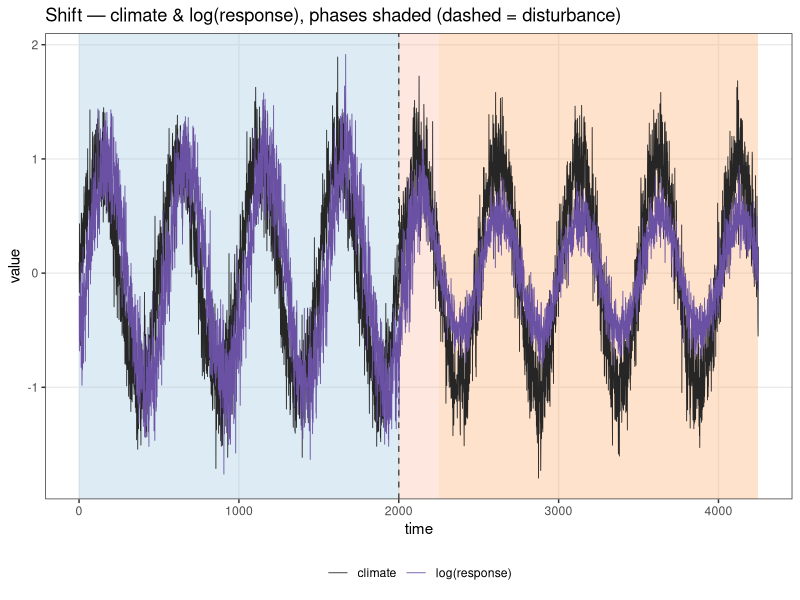
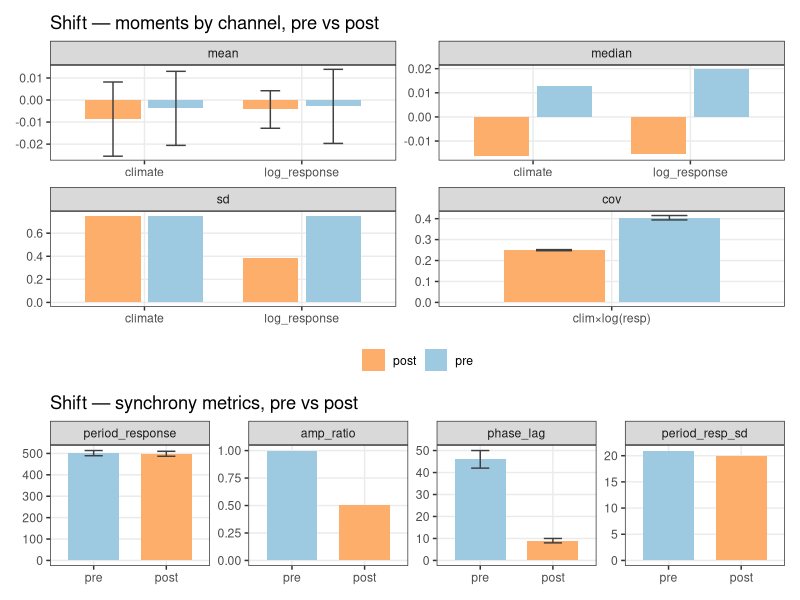
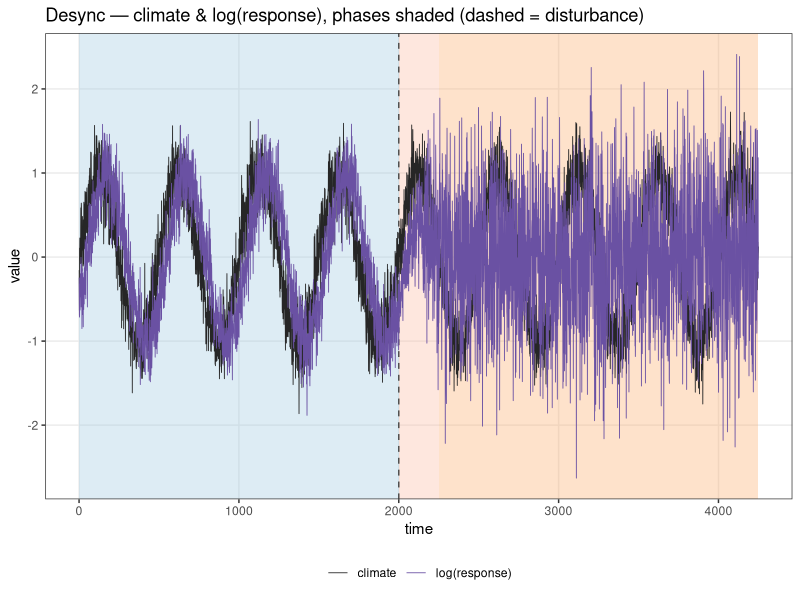
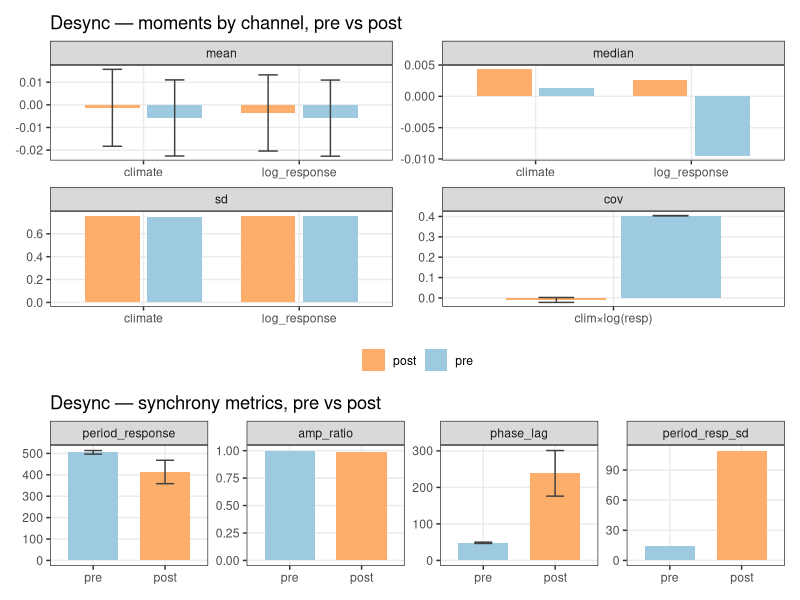
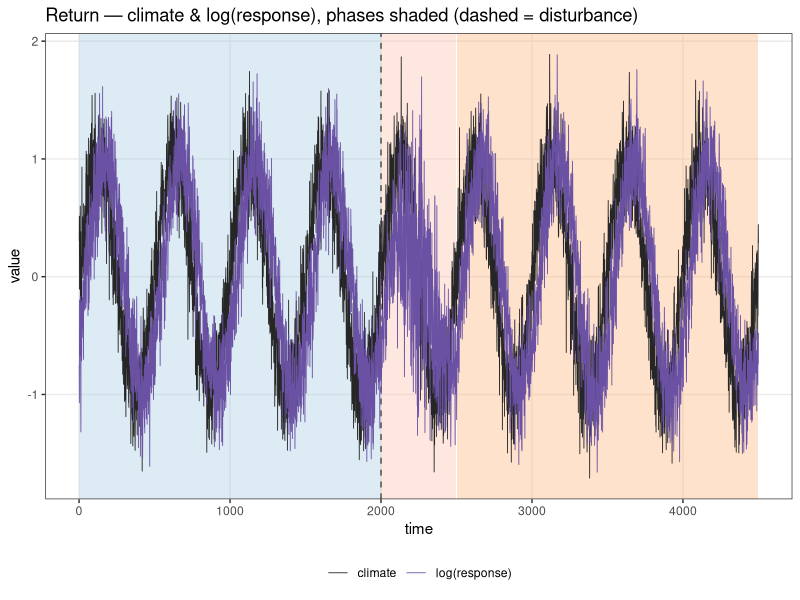
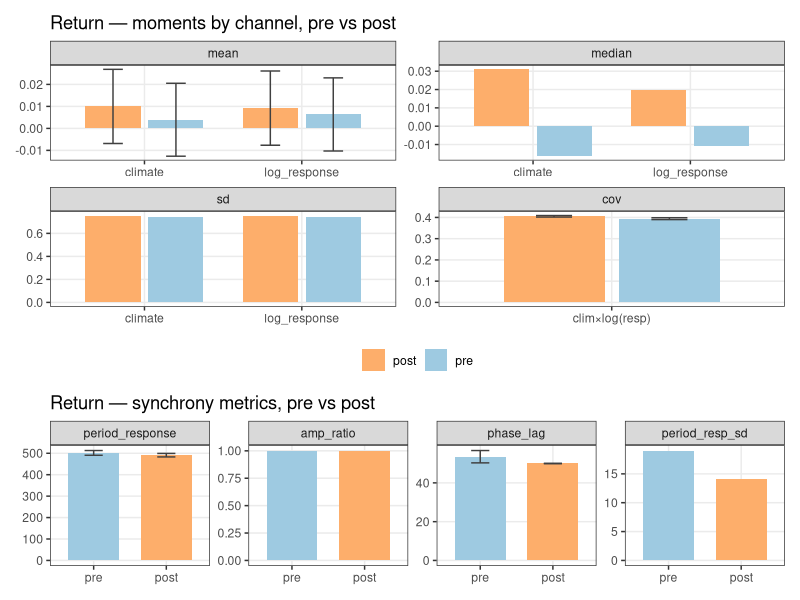
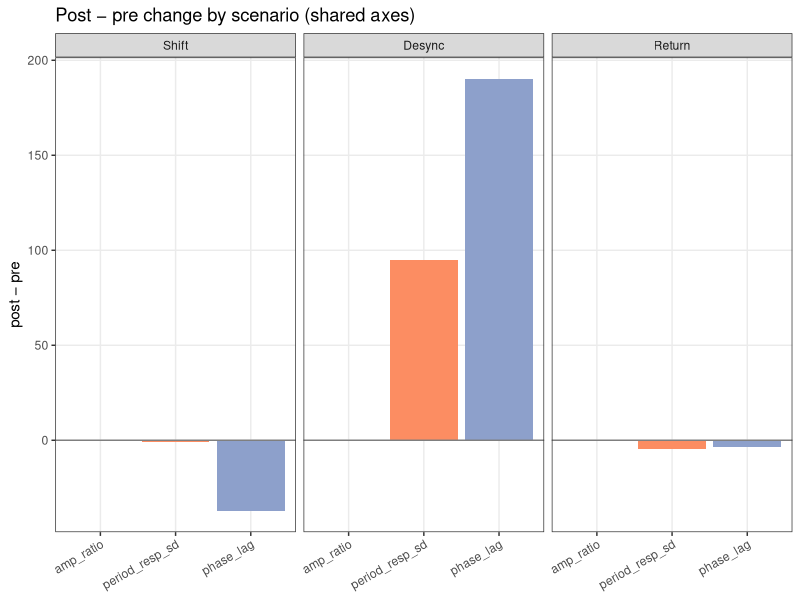

The R source for these figures, in order:
## ---- chunk 1
knitr::opts_chunk$set(echo = TRUE, message = FALSE, warning = FALSE)
suppressMessages({ library(dplyr); library(tidyr); library(readr); library(ggplot2)
                   library(knitr); library(patchwork) })
theme_set(theme_bw(base_size = 11) +
  theme(panel.grid.minor = element_blank(), legend.position = "bottom"))
P <- 500   # generator period (steps); see CLAUDE.md. Only used to wrap phase lag into [0,P).
# auto-incrementing figure counter (document order) — used in each chunk's fig.cap.
fig_n <- local({ i <- 0L; function(x) { i <<- i + 1L; paste0("Figure ", i, ". ", x) } })
## ---- chunk 2
# centered moving average (window w); NA at the ±(w-1)/2 ends — used for peak-finding only.
smooth_ma <- function(x, w = 51) as.numeric(stats::filter(x, rep(1 / w, w)))

# local maxima of a smoothed copy, thinned greedily by height to a minimum separation `gap`.
# Two noise defences: keep only candidates above the window mean (an oscillation peak sits above
# its central tendency ⇒ drops trough-region ripples), then greedy gap≈0.6P ⇒ ≤1 peak/period.
find_peaks <- function(x, w = 51, gap = 300) {
  s <- smooth_ma(x, w); n <- length(s)
  interior <- s[2:(n - 1)] > s[1:(n - 2)] & s[2:(n - 1)] >= s[3:n]
  cand <- which(c(FALSE, interior, FALSE))            # NA comparisons drop out of which()
  cand <- cand[s[cand] > mean(s, na.rm = TRUE)]       # peaks lie above central tendency
  cand <- cand[order(s[cand], decreasing = TRUE)]     # tallest first
  keep <- integer(0)
  for (i in cand) if (all(abs(i - keep) >= gap)) keep <- c(keep, i)
  sort(keep)
}

# per-channel moments: central tendency (mean, median) + spread (sd, var, IQR, range).
series_stats <- function(x)
  tibble(mean = mean(x), median = median(x), sd = sd(x),
         var = var(x), IQR = IQR(x), range = diff(range(x)))

# per-response-peak offset behind the preceding climate peak, wrapped into [0,P). Empty if either
# channel has no peak. phase_lag = its mean; the vector also feeds the metric's standard error.
peak_offsets <- function(pc, pr) {
  if (!length(pc) || !length(pr)) return(numeric(0))
  vapply(pr, function(tr) {
    prior <- pc[pc <= tr]
    d <- if (length(prior)) tr - max(prior) else tr - min(pc)
    ((d %% P) + P) %% P
  }, numeric(1))
}
se_mean  <- function(x) if (length(x) > 1) sd(x) / sqrt(length(x)) else NA_real_  # SE of a sample mean

# covariance SE from per-cycle estimates: cut the window into P-long blocks, cov within each,
# SE = sd(block covs)/√n_blocks. Valid under autocorrelation — an iid cov SE would be far too
# narrow (effective n is the ~4 cycles, not the ~2000 points). Mirrors the peak-metric SEs.
cov_se <- function(x, y) {
  blk <- (seq_along(x) - 1) %/% P
  cv  <- tapply(seq_along(x), blk, function(i) if (length(i) > 2) cov(x[i], y[i]) else NA_real_)
  se_mean(cv[is.finite(cv)])
}

# synchrony summary for one settled window (climate/response columns). Peaks are found ONCE here
# and every derived quantity — including the mean-type standard errors (period_response_se,
# phase_lag_se) — reuses them, so callers never re-run find_peaks.
# period_resp_sd = spacing irregularity: small ⇒ clean oscillation, large ⇒ decoupled/noise.
sync_one <- function(sub) {
  pc <- find_peaks(sub$climate); pr <- find_peaks(sub$log_response)   # response peaks in log space
  dpr <- diff(pr); off <- peak_offsets(pc, pr)      # spacings / offsets feed both value and SE
  ac <- sd(sub$climate); ar <- sd(sub$log_response) # amp_response = sd(log R) ≈ β; sd computed once
  tibble(n = nrow(sub),
         period_climate     = mean(diff(pc)),
         period_response    = mean(dpr),
         period_response_se = se_mean(dpr),          # SE of the mean inter-peak interval
         period_resp_sd     = sd(dpr),
         amp_climate        = ac,
         amp_response       = ar,
         amp_ratio          = ar / ac,
         phase_lag          = if (length(off)) mean(off) else NA_real_,
         phase_lag_se       = se_mean(off))          # SE of the mean per-peak offset
}

# tables + figure for one dataset, over the settled pre/post regimes (transition excluded).
stats_by_period <- function(df)
  df %>% filter(phase %in% c("pre", "post")) %>%
    pivot_longer(c(climate, log_response), names_to = "series") %>%
    group_by(phase, series) %>% group_modify(~ series_stats(.x$value)) %>% ungroup() %>%
    mutate(phase = factor(phase, c("pre", "post"))) %>% arrange(phase, series)

sync_by_period <- function(df)
  bind_rows(pre  = sync_one(filter(df, phase == "pre")),
            post = sync_one(filter(df, phase == "post")), .id = "phase") %>%
    mutate(phase = factor(phase, c("pre", "post")))

# contiguous phase spans → shaded background bands (disturbance is a single step, drawn as a line).
phase_fill <- c(pre = "#9ecae1", disturbance = "grey45", transition = "#fcbba1", post = "#fdae6b")
plot_series <- function(df, title) {
  bands <- df %>% filter(phase != "disturbance") %>% group_by(phase) %>%
    summarise(xmin = min(time), xmax = max(time), .groups = "drop")
  td <- df$time[df$phase == "disturbance"]
  ggplot() +
    geom_rect(data = bands, aes(xmin = xmin, xmax = xmax, ymin = -Inf, ymax = Inf, fill = phase),
              alpha = 0.35, inherit.aes = FALSE) +
    geom_vline(xintercept = td, linetype = 2, colour = "grey30") +
    geom_line(data = pivot_longer(df, c(climate, log_response), names_to = "var") %>%
                mutate(var = recode(var, log_response = "log(response)")),
              aes(time, value, colour = var), linewidth = 0.3) +
    scale_fill_manual(values = phase_fill, guide = "none") +
    scale_colour_manual(values = c(climate = "grey15", `log(response)` = "#6a51a3")) +
    labs(title = title, x = "time", y = "value", colour = NULL)
}

# bar companions to the two tables; pre/post reuse the phase-band fills. free_y scales
# because metrics live on different units (amp ~1, period ~500, lag ~10s).
bar_fill <- c(pre = "#9ecae1", post = "#fdae6b")
# errbar=TRUE overlays ±1 SE (sd/√n) on the mean facet only. NB with autocorrelated series
# the iid SE is optimistic (too narrow); here it still dwarfs the ~0 means → not distinguishable.
# takes the precomputed stats tibble (stats_by_period) so the moments grid isn't recomputed;
# cov/n are still derived from df (not duplicated elsewhere).
plot_moments <- function(stats_x, df, title, errbar = FALSE) {   # central tendency + spread, per channel
  st <- stats_x %>% select(phase, series, mean, median, sd)
  nn <- df %>% filter(phase %in% c("pre", "post")) %>% count(phase, name = "n")   # rows per window
  # se lives on the wide table (sd/√n), tagged onto the mean rows after the pivot — no self-join.
  long <- st %>% left_join(nn, by = "phase") %>%
    mutate(se_mean = sd / sqrt(n)) %>%
    pivot_longer(c(mean, median, sd), names_to = "measure") %>%
    mutate(se = ifelse(measure == "mean", se_mean, NA_real_)) %>%
    select(phase, series, measure, value, se)
  # joint moment: one cov(climate, log_response) per regime → own facet (single x category).
  # per-cycle SE (see cov_se) — block SE, matching the other metrics.
  cov <- df %>% filter(phase %in% c("pre", "post")) %>% group_by(phase) %>%
    summarise(value = cov(climate, log_response), se = cov_se(climate, log_response), .groups = "drop") %>%
    mutate(phase = factor(phase, c("pre", "post")), series = "clim×log(resp)", measure = "cov")
  long <- bind_rows(long, cov) %>%
    mutate(measure = factor(measure, c("mean", "median", "sd", "cov")))
  ggplot(long, aes(series, value, fill = phase)) +
    geom_col(position = position_dodge(0.8), width = 0.7) +
    { if (errbar) geom_errorbar(aes(ymin = value - se, ymax = value + se),
        position = position_dodge(0.8), width = 0.25, colour = "grey25", na.rm = TRUE) } +
    facet_wrap(~ measure, scales = "free") +   # free x too: cov facet has its own single category
    scale_fill_manual(values = bar_fill) +
    labs(title = title, x = NULL, y = NULL, fill = NULL)
}

# takes the precomputed sync tibble (sync_by_period), which already carries the mean-type SEs
# (period_response_se, phase_lag_se) — so peaks are never re-found for the error bars.
plot_sync <- function(sync_x, title) {                  # peak-derived synchrony discriminators
  se_long <- sync_x %>%                                 # SE only for the mean-type metrics
    transmute(phase, period_response = period_response_se, phase_lag = phase_lag_se) %>%
    pivot_longer(-phase, names_to = "metric", values_to = "se")
  dat <- sync_x %>% select(phase, period_response, amp_ratio, phase_lag, period_resp_sd) %>%
    pivot_longer(-phase, names_to = "metric") %>%
    left_join(se_long, by = c("phase", "metric")) %>%   # amp_ratio & period_resp_sd → NA (no SE)
    mutate(metric = factor(metric, c("period_response", "amp_ratio", "phase_lag", "period_resp_sd")))
  ggplot(dat, aes(phase, value, fill = phase)) +
    geom_col(width = 0.7) +
    geom_errorbar(aes(ymin = value - se, ymax = value + se), width = 0.25, colour = "grey25", na.rm = TRUE) +
    facet_wrap(~ metric, scales = "free_y", nrow = 1) +
    scale_fill_manual(values = bar_fill, guide = "none") +
    labs(title = title, x = NULL, y = NULL)
}
## ---- chunk 3
# response is analyzed in log space (log-linear generator) → add log_response once at load.
d_shift  <- read_csv("synthetic_shift.csv",  show_col_types = FALSE) %>% mutate(log_response = log(response))
d_desync <- read_csv("synthetic_desync.csv", show_col_types = FALSE) %>% mutate(log_response = log(response))
d_return <- read_csv("synthetic_return.csv", show_col_types = FALSE) %>% mutate(log_response = log(response))
## ---- chunk 4
# Each dataset's moment / synchrony summaries are computed ONCE here (find_peaks runs a single
# time per window) and reused by every table, figure, and the cross-dataset summary below.
stats_shift  <- stats_by_period(d_shift);  sync_shift  <- sync_by_period(d_shift)
stats_desync <- stats_by_period(d_desync); sync_desync <- sync_by_period(d_desync)
stats_return <- stats_by_period(d_return); sync_return <- sync_by_period(d_return)
## ---- chunk 5
plot_series(d_shift, "Shift — climate & log(response), phases shaded (dashed = disturbance)")
## ---- chunk 6
cat(kable(stats_shift, digits = 3,
          caption = "Shift — per-channel moments, settled regimes"), sep = "\n")
cat("\n\n")
cat(kable(sync_shift %>% select(-ends_with("_se")), digits = 2,   # SEs shown as error bars, not in table
          caption = "Shift — peak-derived synchrony, pre vs post"), sep = "\n")
## ---- chunk 7
(plot_moments(stats_shift, d_shift, "Shift — moments by channel, pre vs post", errbar = TRUE) /
 plot_sync(sync_shift, "Shift — synchrony metrics, pre vs post")) +
  plot_layout(heights = c(2, 1))   # 2×2 moments gets twice the height of the 1-row sync strip
## ---- chunk 8
plot_series(d_desync, "Desync — climate & log(response), phases shaded (dashed = disturbance)")
## ---- chunk 9
cat(kable(stats_desync, digits = 3,
          caption = "Desync — per-channel moments, settled regimes"), sep = "\n")
cat("\n\n")
cat(kable(sync_desync %>% select(-ends_with("_se")), digits = 2,
          caption = "Desync — peak-derived synchrony, pre vs post"), sep = "\n")
## ---- chunk 10
(plot_moments(stats_desync, d_desync, "Desync — moments by channel, pre vs post", errbar = TRUE) /
 plot_sync(sync_desync, "Desync — synchrony metrics, pre vs post")) +
  plot_layout(heights = c(2, 1))
## ---- chunk 11
plot_series(d_return, "Return — climate & log(response), phases shaded (dashed = disturbance)")
## ---- chunk 12
cat(kable(stats_return, digits = 3,
          caption = "Return — per-channel moments, settled regimes"), sep = "\n")
cat("\n\n")
cat(kable(sync_return %>% select(-ends_with("_se")), digits = 2,
          caption = "Return — peak-derived synchrony, pre vs post"), sep = "\n")
## ---- chunk 13
(plot_moments(stats_return, d_return, "Return — moments by channel, pre vs post", errbar = TRUE) /
 plot_sync(sync_return, "Return — synchrony metrics, pre vs post")) +
  plot_layout(heights = c(2, 1))
## ---- chunk 14
sync_all <- bind_rows(Shift = sync_shift, Desync = sync_desync,   # reuse the summaries from `derive`
                      Return = sync_return, .id = "dataset")

# pre→post deltas of the discriminating metrics
delta <- sync_all %>%
  select(dataset, phase, amp_ratio, phase_lag, period_resp_sd) %>%
  pivot_longer(c(amp_ratio, phase_lag, period_resp_sd), names_to = "metric") %>%
  pivot_wider(names_from = phase, values_from = value) %>%
  mutate(delta = post - pre,
         dataset = factor(dataset, c("Shift", "Desync", "Return")))
## ---- chunk 15
cat(kable(delta %>% select(dataset, metric, pre, post, delta), digits = 2,
          caption = "pre → post change in synchrony discriminators, all datasets"), sep = "\n")
## ---- chunk 16
ggplot(delta, aes(metric, delta, fill = metric)) +
  geom_col() +
  geom_hline(yintercept = 0, colour = "grey50") +
  facet_wrap(~ dataset) +                       # scales default "fixed" ⇒ shared axes across scenarios
  scale_fill_brewer(palette = "Set2", guide = "none") +
  labs(title = "Post − pre change by scenario (shared axes)", x = NULL, y = "post − pre") +
  theme(axis.text.x = element_text(angle = 30, hjust = 1))
